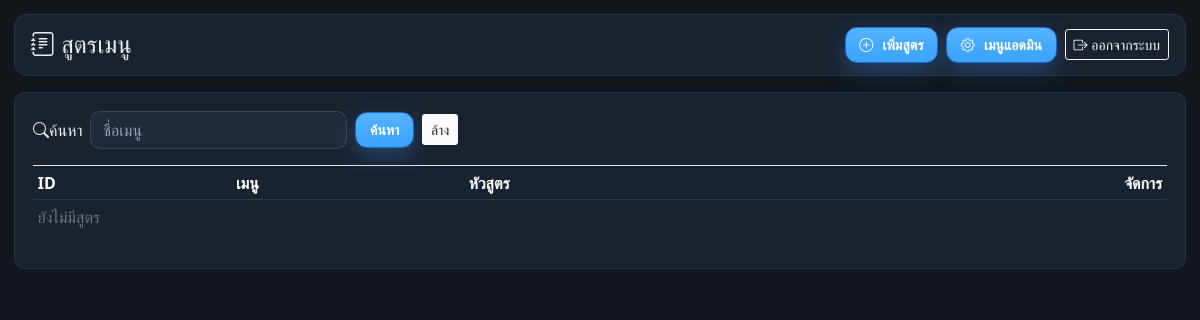
The page /admin/admin_recipes.php (signed in) on the database as committed earlier.
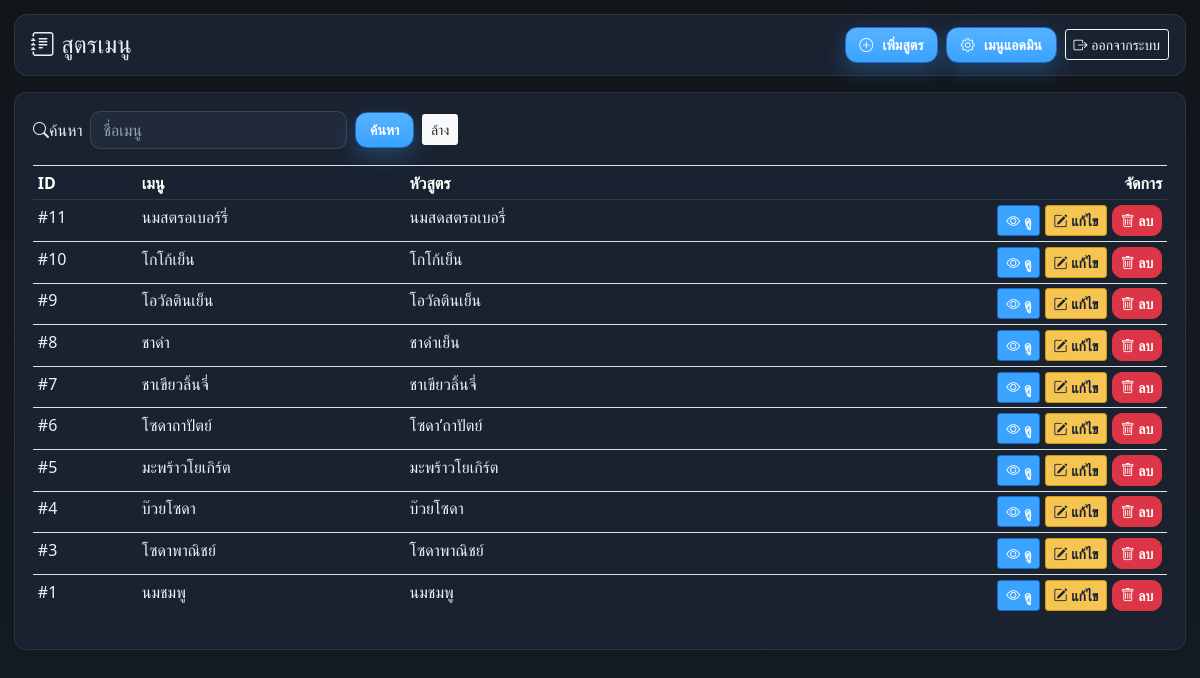
The same page on the database as committed later.
### tables this page shows
CREATE TABLE IF NOT EXISTS `recipes` (
  `recipe_id` int(11) NOT NULL AUTO_INCREMENT,
  `menu_id` int(11) NOT NULL,
  `title` varchar(255) NOT NULL,
  `recipe_text` longtext NOT NULL,
  `created_at` datetime NOT NULL DEFAULT current_timestamp(),
  `updated_at` datetime NOT NULL DEFAULT current_timestamp() ON UPDATE current_timestamp(),
  PRIMARY KEY (`recipe_id`),
  KEY `fk_recipes_menu` (`menu_id`),
  CONSTRAINT `fk_recipes_menu` FOREIGN KEY (`menu_id`) REFERENCES `menu` (`menu_id`) ON DELETE CASCADE ON UPDATE CASCADE
);

CREATE TABLE IF NOT EXISTS `menu` (
  `menu_id` int(11) NOT NULL AUTO_INCREMENT,
  `category_id` int(11) NOT NULL,
  `name` varchar(100) NOT NULL,
  `price` decimal(10,2) NOT NULL,
  `description` varchar(255) DEFAULT NULL,
  `image` varchar(255) DEFAULT NULL,
  `is_active` tinyint(1) NOT NULL DEFAULT 1,
  `current_recipe_id` int(11) DEFAULT NULL,
  PRIMARY KEY (`menu_id`),
  KEY `fk_menu_category` (`category_id`),
  KEY `fk_menu_current_recipe` (`current_recipe_id`),
  CONSTRAINT `fk_menu_category` FOREIGN KEY (`category_id`) REFERENCES `categories` (`category_id`) ON DELETE CASCADE ON UPDATE CASCADE,
  CONSTRAINT `fk_menu_current_recipe` FOREIGN KEY (`current_recipe_id`) REFERENCES `recipe_headers` (`recipe_id`) ON DELETE SET NULL ON UPDATE CASCADE
);

### admin/admin_recipes.php (the view, shortened to what this page needs)
<?php
require __DIR__ . '/../db.php';
$conn->set_charset('utf8mb4');
function e(string $s): string { return htmlspecialchars($s, ENT_QUOTES, 'UTF-8'); }
$viewing_id = isset($_GET['view']) ? (int)$_GET['view'] : 0;
$search = trim((string)($_GET['q'] ?? ''));
if ($viewing_id) {
  $st = $conn->prepare("SELECT r.*, m.name AS menu_name FROM recipes r JOIN menu m ON m.menu_id=r.menu_id WHERE r.recipe_id=?");
  $st->bind_param('i',$viewing_id);
  $st->execute();
  $recipe = $st->get_result()->fetch_assoc();
  $st->close();
} else {
  $sql = "SELECT r.recipe_id,r.title,m.name AS menu_name,r.created_at
          FROM recipes r JOIN menu m ON m.menu_id=r.menu_id
          WHERE (?='' OR m.name LIKE ?)
          ORDER BY r.recipe_id DESC";
  $st=$conn->prepare($sql);
  $param='%'.$search.'%';
  $st->bind_param('ss',$search,$param);
  $st->execute();
  $recipes=$st->get_result()->fetch_all(MYSQLI_ASSOC);
}
?>
<!doctype html>
<html lang="th">
<head>
<link rel="stylesheet" href="https://stackpath.bootstrapcdn.com/bootstrap/4.5.2/css/bootstrap.min.css">
<link rel="stylesheet" href="https://cdn.jsdelivr.net/npm/bootstrap-icons@1.11.3/font/bootstrap-icons.css">
</head>
<body>
<div class="container-fluid">
  <div class="topbar">
    <h4 class="m-0"><i class="bi bi-journal-text"></i> สูตรเมนู</h4>
    <div class="d-flex align-items-center">
      <a href="admin_recipe_create.php" class="btn btn-admin btn-sm mr-2">
        <i class="bi bi-plus-circle"></i> เพิ่มสูตร
      </a>
      <a href="adminmenu.php" class="btn btn-admin btn-sm mr-2">
        <i class="bi bi-gear"></i> เมนูแอดมิน
      </a>
      <a href="../logout.php" class="btn btn-sm btn-outline-light">
        <i class="bi bi-box-arrow-right"></i> ออกจากระบบ
      </a>
    </div>
  </div>
  <div class="cardx">
  <?php if(!$viewing_id): ?>
    <form class="form-inline mb-3">
      <label class="mr-2"><i class="bi bi-search"></i> ค้นหา</label>
      <input type="text" name="q" class="form-control mr-2" value="<?=e($search)?>" placeholder="ชื่อเมนู">
      <button class="btn btn-admin btn-sm">ค้นหา</button>
      <a href="admin_recipes.php" class="btn btn-light btn-sm ml-2">ล้าง</a>
    </form>
    <div class="table-responsive">
      <table class="table table-sm table-hover">
        <thead>
          <tr><th>ID</th><th>เมนู</th><th>หัวสูตร</th><th class="text-right">จัดการ</th></tr>
        </thead>
        <tbody>
        <?php if(empty($recipes)): ?>
          <tr><td colspan="4" class="text-muted">ยังไม่มีสูตร</td></tr>
        <?php else: foreach($recipes as $r): ?>
          <tr>
            <td>#<?= (int)$r['recipe_id'] ?></td>
            <td><?= e($r['menu_name']) ?></td>
            <td><?= e($r['title']) ?></td>
            <td class="text-right">
              <a href="?view=<?= (int)$r['recipe_id'] ?>" class="btn btn-info btn-sm text-white">
                <i class="bi bi-eye"></i> ดู
              </a>
              <a href="admin_recipe_edit.php?id=<?= (int)$r['recipe_id'] ?>" class="btn btn-warning btn-sm text-dark">
                <i class="bi bi-pencil-square"></i> แก้ไข
              </a>
              <a href="admin_recipe_delete.php?id=<?= (int)$r['recipe_id'] ?>"
                 onclick="return confirm('ลบสูตรนี้?');"
                 class="btn btn-danger btn-sm">
                 <i class="bi bi-trash"></i> ลบ
              </a>
            </td>
          </tr>
        <?php endforeach; endif; ?>
        </tbody>
      </table>
    </div>
  <?php endif; ?>
  </div>
</div>
</body>
</html>

### admin/admin_recipes.php (style rules this page uses)
:root { --bg1:#11161b; --bg2:#141b22; --surface:#1a2230; --surface-2:#192231; --surface-3:#202a3a; --ink:#e9eef6; --ink-muted:#b9c6d6; --brand-500:#3aa3ff; --brand-400:#7cbcfd; --brand-300:#a9cffd; --radius:12px; }
html,body { height:100% }
body { background:linear-gradient(180deg,var(--bg1),var(--bg2)); color:var(--ink); font-family:"Segoe UI",Tahoma,Arial,sans-serif; }
.container-fluid { max-width:1300px;padding:14px;margin:auto; }
.topbar { background:var(--surface); border:1px solid rgba(255,255,255,.08); border-radius:14px; padding:12px 16px; margin-bottom:16px; display:flex;justify-content:space-between;align-items:center; }
.cardx { background:var(--surface); border:1px solid rgba(255,255,255,.08); border-radius:var(--radius); padding:18px; }
.table thead th { background:var(--surface-2); color:#fff; border-bottom:1px solid rgba(255,255,255,.10); font-weight:800; }
.table tbody td { color:#eaf2ff; }
.btn-admin { background: linear-gradient(180deg, #56b2ff, #3aa3ff); border: 1px solid #1e6acc; color:#fff !important; font-weight:900; border-radius:12px; padding:.4rem .85rem; box-shadow:0 8px 22px rgba(58,163,255,.28); }
.btn-admin .bi { margin-right:.35rem; }
.btn-info { background:var(--brand-500); border:1px solid #1e6acc; font-weight:800; }
.btn-warning { background:#f6c453; border:1px solid #d79a00; font-weight:800; color:#1a2230 !important; }
.btn-danger { font-weight:800; border-radius:10px; }
.btn-light { border:1px solid rgba(255,255,255,.14); }
input.form-control { background:var(--surface-3); color:#eaf2ff; border:1px solid rgba(255,255,255,.12); border-radius:10px; }
input.form-control::placeholder { color:#90a3b6 }

Rows that differ between the two databases and show on the page:
added recipes: recipe_id "11", menu.name "นมสตรอเบอร์รี่", title "นมสดสตรอเบอรี่"
added recipes: recipe_id "10", menu.name "โกโก้เย็น", title "โกโก้เย็น"
added recipes: recipe_id "9", menu.name "โอวัลตินเย็น", title "โอวัลตินเย็น"
added recipes: recipe_id "8", menu.name "ชาดำ", title "ชาดำเย็น"
added recipes: recipe_id "7", menu.name "ชาเขียวลิ้นจี่", title "ชาเขียวลิ้นจี่"
added recipes: recipe_id "6", menu.name "โซดาถาปัตย์", title "โซดา’ถาปัตย์"
added recipes: recipe_id "5", menu.name "มะพร้าวโยเกิร์ต", title "มะพร้าวโยเกิร์ต"
added recipes: recipe_id "4", menu.name "บ๊วยโซดา", title "บ๊วยโซดา"
added recipes: recipe_id "3", menu.name "โซดาพาณิชย์", title "โซดาพาณิชย์"
added recipes: recipe_id "1", menu.name "นมชมพู", title "นมชมพู"
Other text that changed with them:
text no longer shown: "ยังไม่มีสูตร"
